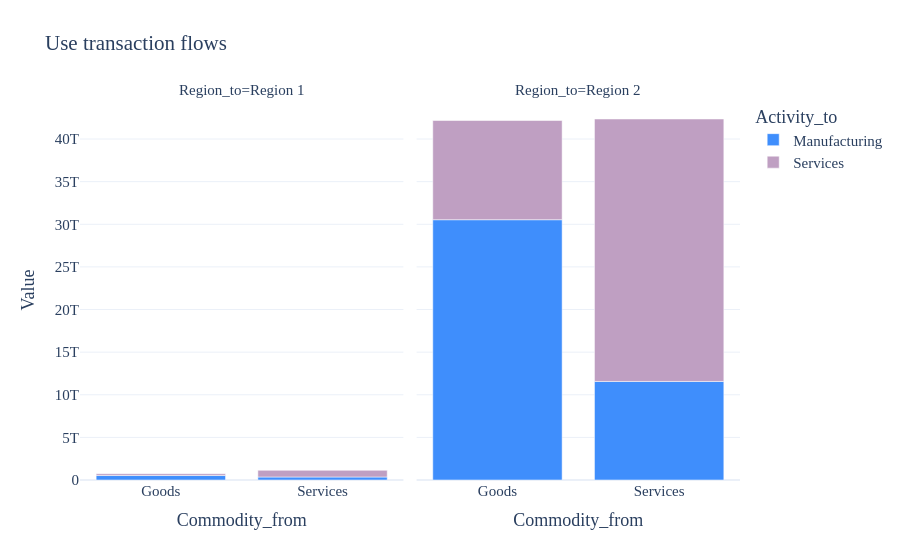

Notebook code for this chart:
### Markdown cell above
SUT-specific plots work the same way — here the use of commodities by
activity, one panel per region.

### Code cell
fig = sut.plot(
    matrix="U",
    kind="bar",
    preset=None,
    x="Commodity_from",
    color="Activity_to",
    facet_col="Region_to",
    path=False,
    auto_open=False,
)
fig

### Figure 1 — Plotly figure (JSON) as saved in the notebook; plotly's stock layout.template omitted (floating-point values rounded to 4 significant figures)
{"data": [{"hovertemplate": "Activity_to=Manufacturing<br>Region_to=Region 1<br>Commodity_from=%{x}<br>Value=%{y}<extra></extra>", "legendgroup": "Manufacturing", "marker": {"color": "#3F8EFC", "pattern": {"shape": ""}}, "name": "Manufacturing", "orientation": "v", "showlegend": true, "textposition": "auto", "type": "bar", "x": ["Goods", "Services"], "xaxis": "x", "y": [525800000000.0, 352300000000.0], "yaxis": "y"}, {"hovertemplate": "Activity_to=Manufacturing<br>Region_to=Region 2<br>Commodity_from=%{x}<br>Value=%{y}<extra></extra>", "legendgroup": "Manufacturing", "marker": {"color": "#3F8EFC", "pattern": {"shape": ""}}, "name": "Manufacturing", "orientation": "v", "showlegend": false, "textposition": "auto", "type": "bar", "x": ["Goods", "Services"], "xaxis": "x2", "y": [30540000000000.0, 11560000000000.0], "yaxis": "y2"}, {"hovertemplate": "Activity_to=Services<br>Region_to=Region 1<br>Commodity_from=%{x}<br>Value=%{y}<extra></extra>", "legendgroup": "Services", "marker": {"color": "#BF9FC2", "pattern": {"shape": ""}}, "name": "Services", "orientation": "v", "showlegend": true, "textposition": "auto", "type": "bar", "x": ["Goods", "Services"], "xaxis": "x", "y": [206800000000.0, 783600000000.0], "yaxis": "y"}, {"hovertemplate": "Activity_to=Services<br>Region_to=Region 2<br>Commodity_from=%{x}<br>Value=%{y}<extra></extra>", "legendgroup": "Services", "marker": {"color": "#BF9FC2", "pattern": {"shape": ""}}, "name": "Services", "orientation": "v", "showlegend": false, "textposition": "auto", "type": "bar", "x": ["Goods", "Services"], "xaxis": "x2", "y": [11640000000000.0, 30790000000000.0], "yaxis": "y2"}], "layout": {"annotations": [{"font": {}, "showarrow": false, "text": "Region_to=Region 1", "x": 0.245, "xanchor": "center", "xref": "paper", "y": 1.0, "yanchor": "bottom", "yref": "paper"}, {"font": {}, "showarrow": false, "text": "Region_to=Region 2", "x": 0.755, "xanchor": "center", "xref": "paper", "y": 1.0, "yanchor": "bottom", "yref": "paper"}], "barmode": "relative", "font": {"family": "Verdana", "size": 15}, "legend": {"title": {"text": "Activity_to"}, "tracegroupgap": 0}, "title": {"text": "Use transaction flows"}, "xaxis": {"anchor": "y", "domain": [0.0, 0.49], "title": {"text": "Commodity_from"}}, "xaxis2": {"anchor": "y2", "domain": [0.51, 1.0], "matches": "x", "title": {"text": "Commodity_from"}}, "yaxis": {"anchor": "x", "domain": [0.0, 1.0], "title": {"text": "Value"}}, "yaxis2": {"anchor": "x2", "domain": [0.0, 1.0], "matches": "y", "showticklabels": false}}}
